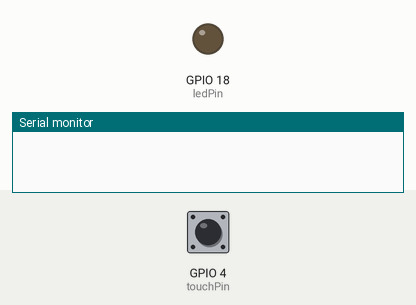
The sketch below on a simulated ESP32. Parts: output pins drawn as LEDs (lit = HIGH), the last lines printed to the serial monitor. The test bench sets the inputs (shaded band); at power-on: GPIO 4 (touchPin) HIGH.

Above: at 0.0 s.
At 1.1 s:
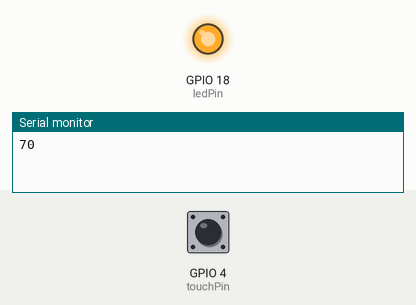
Timing chart, 0 to 2.6 s (numbered marks = the images above):
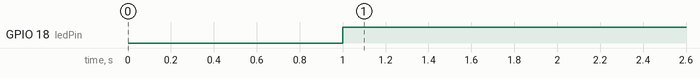

The sketch:

touchread.ino
```cpp
#define touchPin T0
#define ledPin 18

const int threshold = 800;
int touchValue;

void setup(){
  Serial.begin(115200);
  delay(1000);
  pinMode(ledPin, OUTPUT);
}

void loop(){
  touchValue = touchRead(touchPin);
  Serial.println(touchValue);

  if(touchValue < threshold){
    digitalWrite(ledPin, HIGH);  // LED nyala saat disentuh
  }
  else{
    digitalWrite(ledPin, LOW);   // LED mati saat dilepas
  }

  delay(100);
}
```

Measured:
- by itself, GPIO 18 (ledPin): LOW → HIGH at 1.0 s
